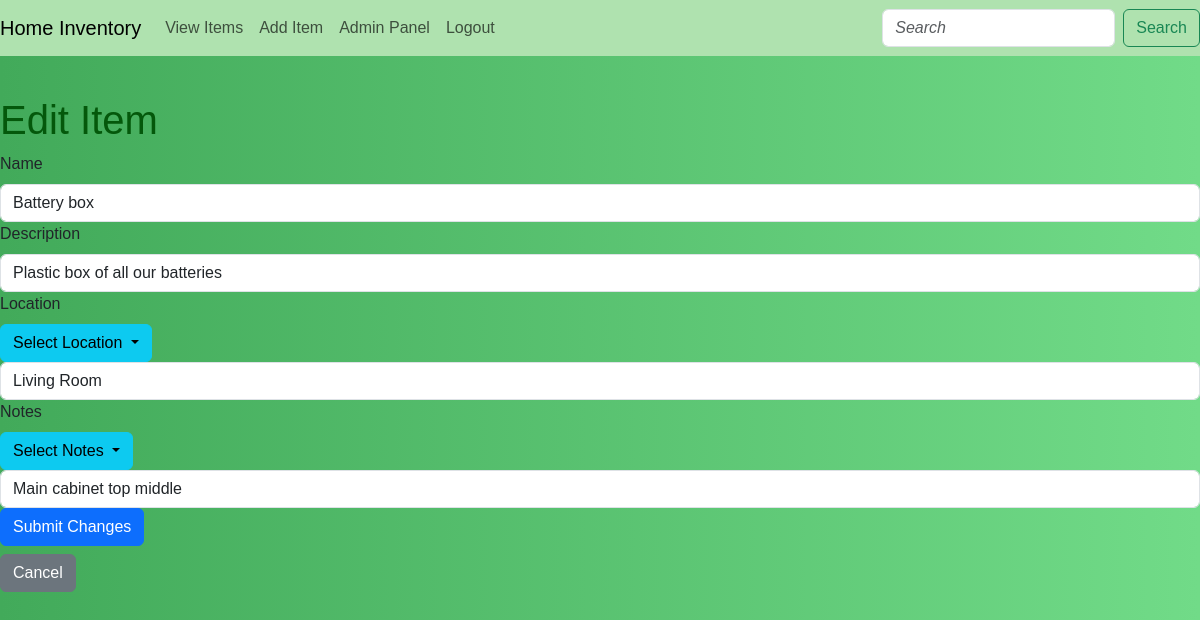
The page /edit/32 (signed in) on the database as committed earlier.
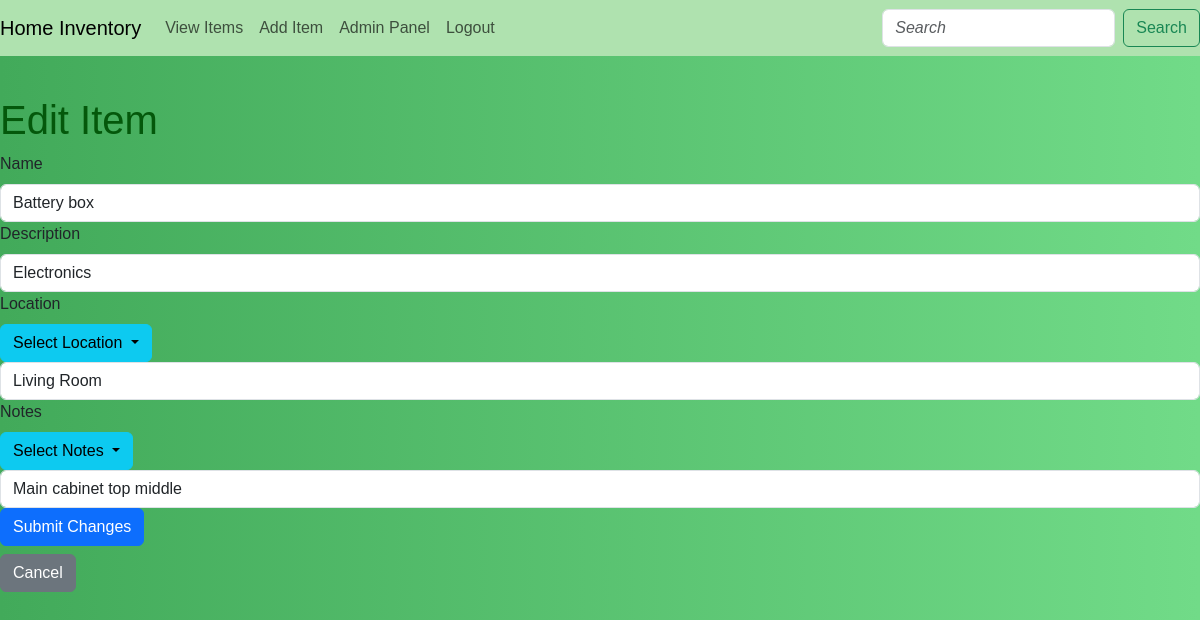
The same page on the database as committed later.
### app/models.py (models this page shows, shortened)
class Item(db.Model):
    id = db.Column(db.Integer, primary_key=True)
    name = db.Column(db.String(100), nullable=False)
    description = db.Column(db.String(200), nullable=True)
    location = db.Column(db.String(100), nullable=False)
    notes = db.Column(db.String, nullable=True)

### app/routes.py (the view, shortened to what this page needs)
@app.route('/edit/<int:item_id>', methods=['GET', 'POST'])
@login_required
@admin_required
def edit_item(item_id):
    item = Item.query.get_or_404(item_id)
    form = ItemForm(obj=item)
    locations = get_distinct_locations()
    return render_template('edit_item.html', form=form, locations=locations)

### app/forms.py
class ItemForm(FlaskForm):
    name = StringField('Name', validators=[DataRequired()])
    description = StringField('Description')
    location = StringField('Location', validators=[DataRequired()])
    notes = StringField('Notes')
    submit = SubmitField('Add Item')

### app/__init__.py (called while the page is built)
@login_manager.user_loader
def load_user(user_id):
    return models.User.query.get(int(user_id))

### app/routes.py (called while the page is built)
def get_distinct_locations():
    locations = Item.query.with_entities(Item.location).distinct().all()
    return [loc[0] for loc in locations]

### app/templates/edit_item.html (shortened to what this page needs)
{% extends "base.html" %}
{% block content %}
<h1>Edit Item</h1>
<form method="POST" action="" class="form">
   <div class="form-group">
    {{ form.name.label(class="form-label") }}<br>
    {{ form.name(class="form-control", size=32, placeholder="What is the name of the item?") }}
  </div>
  <div class="form-group">
    {{ form.description.label(class="form-label") }}<br>
    {{ form.description(class="form-control", size=32, placeholder="Anything specific about this item?") }}
  </div>
  <div class="form-group">
    {{ form.location.label(class="form-label") }}<br>
    <div class="dropdown">
      <button class="btn btn-info dropdown-toggle" type="button" id="dropdownMenuButton" data-bs-toggle="dropdown" aria-expanded="false">
        Select Location
      </button>
    {{ form.location(class="form-control", size=32, id="locationInput", placeholder="What room is this in?") }}
  </div>
  <div class="form-group">
    {{ form.notes.label(class="form-label") }}<br>
    <div class="dropdown">
      <button class="btn btn-info dropdown-toggle" type="button" id="notesDropdownButton" data-bs-toggle="dropdown" aria-expanded="false">
        Select Notes
      </button>
    </div>
    {{ form.notes(class="form-control", placeholder="Where in the room is this item?") }}
  </div>
  <div class="form-group">
    <button type="submit" class="btn btn-primary">Submit Changes</button>
  </div>
</form>
<a href="{{ url_for('view_items') }}" class="btn btn-secondary mt-2">Cancel</a>
{% endblock %}

Rows that differ between the two databases and show on the page:
changed Item "Battery box": description "Plastic box of all our batteries" → "Electronics"
